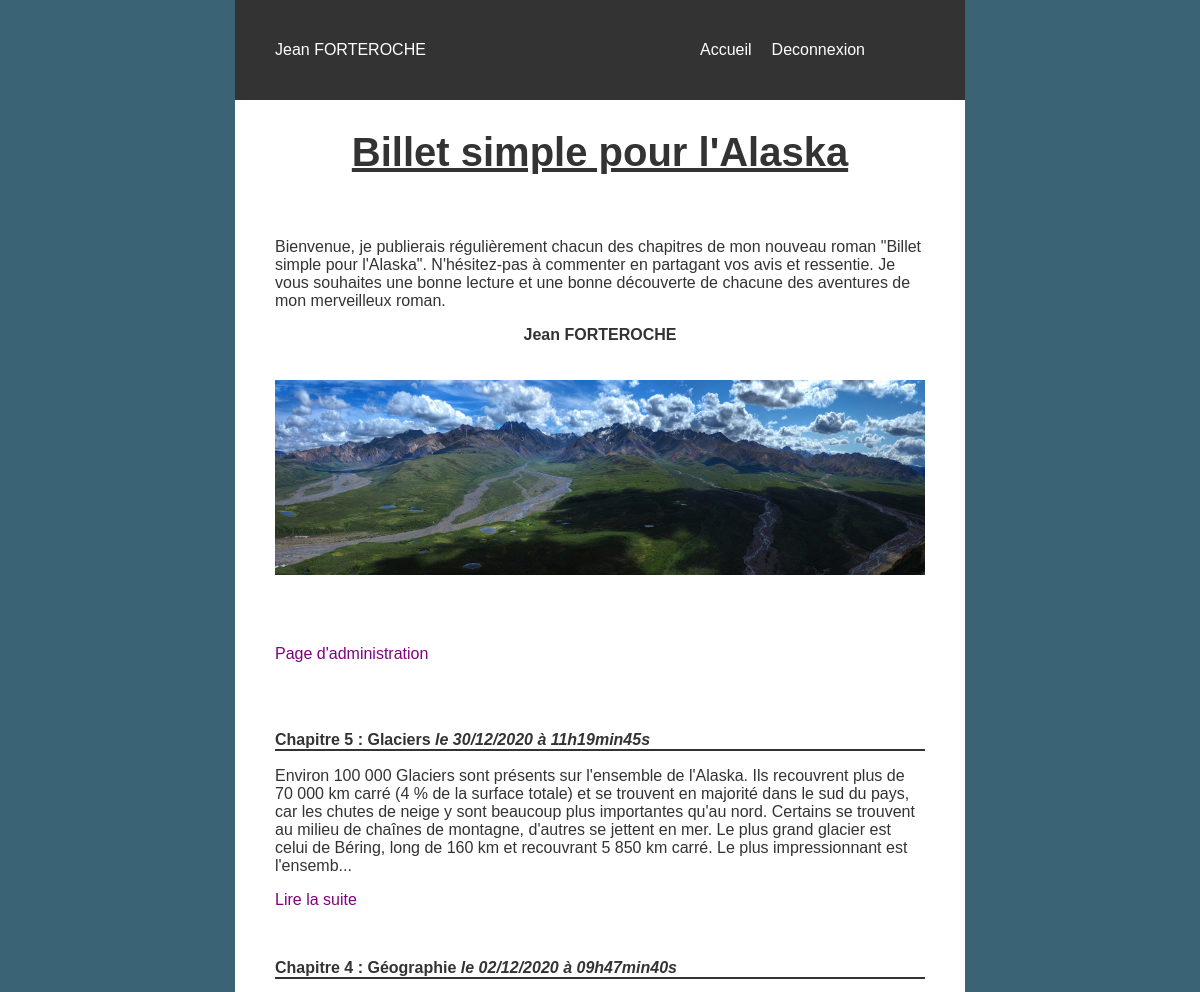
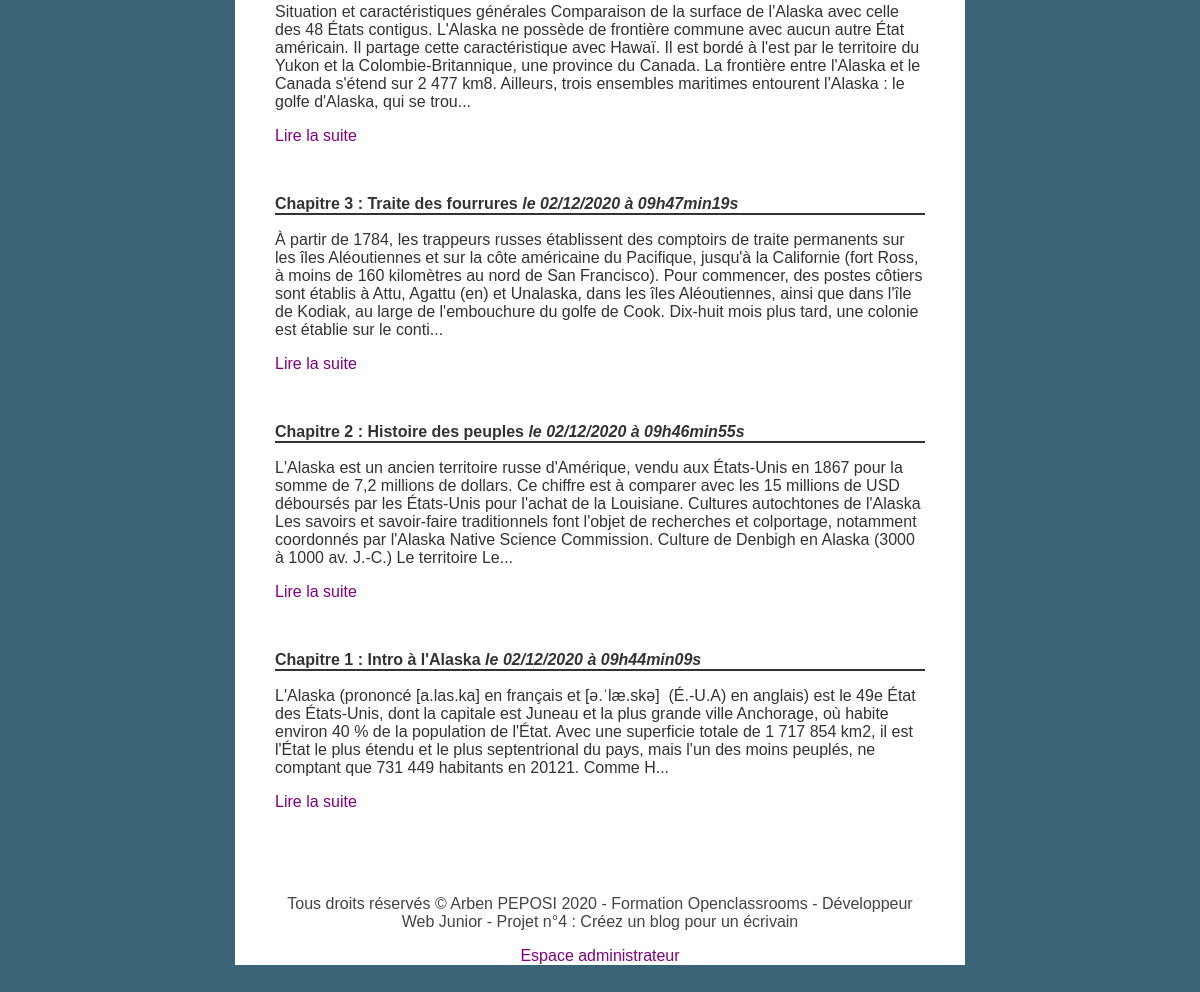
The app's page / (signed in) with its own data (2 pictures, top to bottom).
### tables this page shows
CREATE TABLE `post` (
  `id` int(11) NOT NULL AUTO_INCREMENT,
  `title` text NOT NULL,
  `content` text NOT NULL,
  `creation_date` datetime NOT NULL,
  PRIMARY KEY (`id`)
);

### Controller/ControllerCRUD.php (called while the page is built, shortened)
<?php
require_once('Model/PostManager.php');
function readAll()
{
    $postManager = new PostManager();
    $listposts = $postManager->getPosts();
    require('View/frontend/ListPostsView.php');
}

### model/PostManager.php (called while the page is built, shortened)
<?php
class PostManager
{
    public function getPosts()
    {
        $connexion = new Manager();
        $db = $connexion->dbConnect();
        $req = $db->query('SELECT id, title, content, DATE_FORMAT(creation_date, \'%d/%m/%Y à %Hh%imin%ss\') AS creation_date_fr FROM post ORDER BY creation_date_fr DESC');
        $req->setFetchMode(\PDO::FETCH_CLASS, Post::class);
        $posts = $req->fetchAll();
        return $posts;
    }
}

### view/frontend/listPostsView.php (the view, shortened to what this page needs)
<?php include('templates/Header.php');?>
<div class='bloc-page'>
    <?php include('templates/Intro.php');?>
        <section class="posts">
            <article>
                    <?php if(isset($_SESSION['username'])) {
                        if ($_SESSION['user_role'] == 'admin') { ?>
                        <p><a href="index.php?action=admin">Page d'administration</a></p>
                        <?php } }
                    ?>
                    <br><br>
                    <?php foreach
                        ($listposts as $data) :
                    ?>
                        <p class="title"><?= htmlspecialchars_decode($data->title); ?>  <span class="date"> le <?= $data->creation_date_fr; ?> </span></p>
                        <p class="content">   <?= htmlspecialchars_decode(substr($data->content,0,500)) .'...'; ?></p>
                        <p><a class="chapter" href="index.php?action=post&amp;id=<?= $data->id ?>">Lire la suite</a></p>
                    <br />
                        <?php
                        endforeach
                    ?>
            </article>
        </section>
    <?php include('templates/Footer.php'); ?>
    <p class="admin"><a href="index.php?action=connexionAdmin">Espace administrateur</a></p>
</div>
<?php include('templates/Html.php'); ?>

### Public/css/style.css (style rules this page uses)
body { margin: 0; padding: 0; box-sizing: border-box; background: #3A6476; }
* { font-family: sans-serif; font-size: 1em; list-style: none; text-decoration: none; }
a { color: purple; }
p, h1, .return_post a, .writer { color: #333; }
.return_post a, a.com_if_connect, .date { font-style: italic; }
.admin { color: purple; }
article a { color: purple; text-decoration: none; }
nav, .bloc-page { width: 1200px; padding: 0 40px 0 40px; }
.bloc-page { margin: 100px auto 50px auto; height: auto; background: #FFF; }
.title { text-align: left; font-weight: bold; border-bottom: 2px solid #333; }
.description, .posts { text-align: left; }
p.admin { text-align:center; }

### Public/css/responsive.css (style rules this page uses)
@media all and (max-width: 1200px) { nav, .bloc-page { width: 900px; } }
@media all and (max-device-width:992px) { nav, .bloc-page { width: 650px; } }

### records on screen
post: title "Chapitre 5 : Glaciers", creation_date_fr "30/12/2020 à 11h19min45s", content "Environ 100 000 Glaciers sont présents sur l'ensemble de l'Alaska. Ils recouvrent plus de 70 000 km carré (4 % de la surface totale) et se trouvent en majorité dans le sud du pays, car les chutes de neige y sont beaucoup plus importantes qu'au nord. Certains se trouvent au milieu de chaînes de montagne, d'autres se jettent en mer. Le plus grand glacier est celui de Béring, long de 160 km et recouvrant 5 850 km carré. Le plus impressionnant est l'ensemb"
post: title "Chapitre 4 : Géographie", creation_date_fr "02/12/2020 à 09h47min40s", content "Situation et caractéristiques générales Comparaison de la surface de l'Alaska avec celle des 48 États contigus. L'Alaska ne possède de frontière commune avec aucun autre État américain. Il partage cette caractéristique avec Hawaï. Il est bordé à l'est par le territoire du Yukon et la Colombie-Britannique, une province du Canada. La frontière entre l'Alaska et le Canada s'étend sur 2 477 km8. Ailleurs, trois ensembles maritimes entourent l'Alaska : le golfe d'Alaska, qui se trou"
post: title "Chapitre 3 : Traite des fourrures", creation_date_fr "02/12/2020 à 09h47min19s", content "À partir de 1784, les trappeurs russes établissent des comptoirs de traite permanents sur les îles Aléoutiennes et sur la côte américaine du Pacifique, jusqu'à la Californie (fort Ross, à moins de 160 kilomètres au nord de San Francisco). Pour commencer, des postes côtiers sont établis à Attu, Agattu (en) et Unalaska, dans les îles Aléoutiennes, ainsi que dans l'île de Kodiak, au large de l'embouchure du golfe de Cook. Dix-huit mois plus tard, une colonie est établie sur le conti"
post: title "Chapitre 2 : Histoire des peuples", creation_date_fr "02/12/2020 à 09h46min55s", content "L'Alaska est un ancien territoire russe d'Amérique, vendu aux États-Unis en 1867 pour la somme de 7,2 millions de dollars. Ce chiffre est à comparer avec les 15 millions de USD déboursés par les États-Unis pour l'achat de la Louisiane. Cultures autochtones de l'Alaska Les savoirs et savoir-faire traditionnels font l'objet de recherches et colportage, notamment coordonnés par l'Alaska Native Science Commission. Culture de Denbigh en Alaska (3000 à 1000 av. J.-C.) Le territoire Le"
post: title "Chapitre 1 : Intro à l'Alaska", creation_date_fr "02/12/2020 à 09h44min09s", content "L'Alaska (prononcé [a.las.ka] en français et [ə.ˈlæ.skə] (É.-U.A) en anglais) est le 49e État des États-Unis, dont la capitale est Juneau et la plus grande ville Anchorage, où habite environ 40 % de la population de l'État. Avec une superficie totale de 1 717 854 km2, il est l'État le plus étendu et le plus septentrional du pays, mais l'un des moins peuplés, ne comptant que 731 449 habitants en 20121. Comme H"
